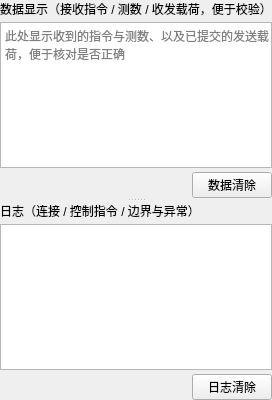
       <widget class="QSplitter" name="panesSplitter">
        <property name="sizePolicy">
         <sizepolicy hsizetype="Expanding" vsizetype="Expanding">
          <horstretch>0</horstretch>
          <verstretch>1</verstretch>
         </sizepolicy>
        </property>
        <property name="minimumSize">
         <size>
          <width>0</width>
          <height>220</height>
         </size>
        </property>
        <property name="orientation">
         <enum>Qt::Vertical</enum>
        </property>
        <property name="childrenCollapsible">
         <bool>false</bool>
        </property>
        <widget class="QWidget" name="dataPane">
         <layout class="QVBoxLayout" name="dataLay" stretch="0,1,0">
          <property name="spacing">
           <number>4</number>
          </property>
          <property name="leftMargin">
           <number>0</number>
          </property>
          <property name="topMargin">
           <number>0</number>
          </property>
          <property name="rightMargin">
           <number>0</number>
          </property>
          <property name="bottomMargin">
           <number>0</number>
          </property>
          <item>
           <widget class="QLabel" name="dataTitle">
            <property name="text">
             <string>数据显示（接收指令 / 测数 / 收发载荷，便于校验）</string>
            </property>
           </widget>
          </item>
          <item>
           <widget class="QPlainTextEdit" name="dataView">
            <property name="readOnly">
             <bool>true</bool>
            </property>
            <property name="placeholderText">
             <string>此处显示收到的指令与测数、以及已提交的发送载荷，便于核对是否正确</string>
            </property>
           </widget>
          </item>
          <item>
           <layout class="QHBoxLayout" name="dataClearRow">
            <item>
             <spacer name="dataClearStretch">
              <property name="orientation">
               <enum>Qt::Horizontal</enum>
              </property>
              <property name="sizeHint" stdset="0">
               <size>
                <width>40</width>
                <height>20</height>
               </size>
              </property>
             </spacer>
            </item>
            <item>
             <widget class="QPushButton" name="btnClearData">
              <property name="text">
               <string>数据清除</string>
              </property>
             </widget>
            </item>
           </layout>
          </item>
         </layout>
        </widget>
        <widget class="QWidget" name="logPane">
         <layout class="QVBoxLayout" name="logLay" stretch="0,1,0">
          <property name="spacing">
           <number>4</number>
          </property>
          <property name="leftMargin">
           <number>0</number>
          </property>
          <property name="topMargin">
           <number>0</number>
          </property>
          <property name="rightMargin">
           <number>0</number>
          </property>
          <property name="bottomMargin">
           <number>0</number>
          </property>
          <item>
           <widget class="QLabel" name="logTitle">
            <property name="text">
             <string>日志（连接 / 控制指令 / 边界与异常）</string>
            </property>
           </widget>
          </item>
          <item>
           <widget class="QPlainTextEdit" name="log">
            <property name="readOnly">
             <bool>true</bool>
            </property>
           </widget>
          </item>
          <item>
           <layout class="QHBoxLayout" name="logClearRow">
            <item>
             <spacer name="logClearStretch">
              <property name="orientation">
               <enum>Qt::Horizontal</enum>
              </property>
              <property name="sizeHint" stdset="0">
               <size>
                <width>40</width>
                <height>20</height>
               </size>
              </property>
             </spacer>
            </item>
            <item>
             <widget class="QPushButton" name="btnClearLog">
              <property name="text">
               <string>日志清除</string>
              </property>
             </widget>
            </item>
           </layout>
          </item>
         </layout>
        </widget>
       </widget>
